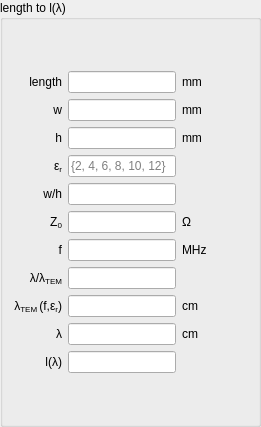
                     <widget class="QGroupBox" name="groupBox_5">
                      <property name="sizePolicy">
                       <sizepolicy hsizetype="Expanding" vsizetype="Preferred">
                        <horstretch>0</horstretch>
                        <verstretch>0</verstretch>
                       </sizepolicy>
                      </property>
                      <property name="title">
                       <string>length to l(λ)</string>
                      </property>
                      <layout class="QVBoxLayout" name="verticalLayout_13">
                       <item>
                        <layout class="QGridLayout" name="gridLayout_3">
                         <item row="10" column="0">
                          <widget class="QLabel" name="label_242">
                           <property name="text">
                            <string>&lt;html&gt;&lt;head/&gt;&lt;body&gt;&lt;p&gt;λ&lt;/p&gt;&lt;/body&gt;&lt;/html&gt;</string>
                           </property>
                           <property name="alignment">
                            <set>Qt::AlignRight|Qt::AlignTrailing|Qt::AlignVCenter</set>
                           </property>
                          </widget>
                         </item>
                         <item row="1" column="2">
                          <widget class="QLabel" name="label_225">
                           <property name="text">
                            <string>mm</string>
                           </property>
                          </widget>
                         </item>
                         <item row="3" column="1">
                          <widget class="QLineEdit" name="h_box_2">
                           <property name="placeholderText">
                            <string/>
                           </property>
                          </widget>
                         </item>
                         <item row="7" column="1">
                          <widget class="QLineEdit" name="f_box_4">
                           <property name="placeholderText">
                            <string/>
                           </property>
                          </widget>
                         </item>
                         <item row="9" column="1">
                          <widget class="QLineEdit" name="lambda_tem_box_2">
                           <property name="enabled">
                            <bool>true</bool>
                           </property>
                           <property name="readOnly">
                            <bool>true</bool>
                           </property>
                           <property name="placeholderText">
                            <string/>
                           </property>
                          </widget>
                         </item>
                         <item row="2" column="2">
                          <widget class="QLabel" name="label_240">
                           <property name="text">
                            <string>mm</string>
                           </property>
                          </widget>
                         </item>
                         <item row="1" column="0">
                          <widget class="QLabel" name="label_237">
                           <property name="text">
                            <string>&lt;html&gt;&lt;head/&gt;&lt;body&gt;&lt;p&gt;length&lt;/p&gt;&lt;/body&gt;&lt;/html&gt;</string>
                           </property>
                           <property name="alignment">
                            <set>Qt::AlignRight|Qt::AlignTrailing|Qt::AlignVCenter</set>
                           </property>
                          </widget>
                         </item>
                         <item row="4" column="0">
                          <widget class="QLabel" name="label_235">
                           <property name="text">
                            <string>&lt;html&gt;&lt;head/&gt;&lt;body&gt;&lt;p&gt;ε&lt;span style=&quot; vertical-align:sub;&quot;&gt;r&lt;/span&gt;&lt;/p&gt;&lt;/body&gt;&lt;/html&gt;</string>
                           </property>
                           <property name="alignment">
                            <set>Qt::AlignRight|Qt::AlignTrailing|Qt::AlignVCenter</set>
                           </property>
                          </widget>
                         </item>
                         <item row="11" column="0">
                          <widget class="QLabel" name="label_227">
                           <property name="text">
                            <string>&lt;html&gt;&lt;head/&gt;&lt;body&gt;&lt;p&gt;l(λ)&lt;/p&gt;&lt;/body&gt;&lt;/html&gt;</string>
                           </property>
                           <property name="alignment">
                            <set>Qt::AlignRight|Qt::AlignTrailing|Qt::AlignVCenter</set>
                           </property>
                          </widget>
                         </item>
                         <item row="11" column="1">
                          <widget class="QLineEdit" name="l_lambda_box_2">
                           <property name="readOnly">
                            <bool>true</bool>
                           </property>
                           <property name="placeholderText">
                            <string/>
                           </property>
                          </widget>
                         </item>
                         <item row="7" column="0">
                          <widget class="QLabel" name="label_234">
                           <property name="text">
                            <string>&lt;html&gt;&lt;head/&gt;&lt;body&gt;&lt;p&gt;f&lt;/p&gt;&lt;/body&gt;&lt;/html&gt;</string>
                           </property>
                           <property name="alignment">
                            <set>Qt::AlignRight|Qt::AlignTrailing|Qt::AlignVCenter</set>
                           </property>
                          </widget>
                         </item>
                         <item row="8" column="0">
                          <widget class="QLabel" name="label_230">
                           <property name="text">
                            <string>&lt;html&gt;&lt;head/&gt;&lt;body&gt;&lt;p&gt;λ/λ&lt;span style=&quot; vertical-align:sub;&quot;&gt;TEM&lt;/span&gt;&lt;/p&gt;&lt;/body&gt;&lt;/html&gt;</string>
                           </property>
                           <property name="alignment">
                            <set>Qt::AlignRight|Qt::AlignTrailing|Qt::AlignVCenter</set>
                           </property>
                          </widget>
                         </item>
                         <item row="6" column="0">
                          <widget class="QLabel" name="label_228">
                           <property name="text">
                            <string>&lt;html&gt;&lt;head/&gt;&lt;body&gt;&lt;p&gt;Z&lt;span style=&quot; vertical-align:sub;&quot;&gt;0&lt;/span&gt;&lt;/p&gt;&lt;/body&gt;&lt;/html&gt;</string>
                           </property>
                           <property name="alignment">
                            <set>Qt::AlignRight|Qt::AlignTrailing|Qt::AlignVCenter</set>
                           </property>
                          </widget>
                         </item>
                         <item row="2" column="1">
                          <widget class="QLineEdit" name="w_box_2">
                           <property name="enabled">
                            <bool>true</bool>
                           </property>
                           <property name="readOnly">
                            <bool>false</bool>
                           </property>
                           <property name="placeholderText">
                            <string/>
                           </property>
                          </widget>
                         </item>
                         <item row="2" column="0">
                          <widget class="QLabel" name="label_231">
                           <property name="text">
                            <string>&lt;html&gt;&lt;head/&gt;&lt;body&gt;&lt;p&gt;w&lt;/p&gt;&lt;/body&gt;&lt;/html&gt;</string>
                           </property>
                           <property name="alignment">
                            <set>Qt::AlignRight|Qt::AlignTrailing|Qt::AlignVCenter</set>
                           </property>
                          </widget>
                         </item>
                         <item row="9" column="2">
                          <widget class="QLabel" name="label_238">
                           <property name="text">
                            <string>cm</string>
                           </property>
                          </widget>
                         </item>
                         <item row="5" column="0">
                          <widget class="QLabel" name="label_239">
                           <property name="text">
                            <string>&lt;html&gt;&lt;head/&gt;&lt;body&gt;&lt;p&gt;w/h&lt;/p&gt;&lt;/body&gt;&lt;/html&gt;</string>
                           </property>
                           <property name="alignment">
                            <set>Qt::AlignRight|Qt::AlignTrailing|Qt::AlignVCenter</set>
                           </property>
                          </widget>
                         </item>
                         <item row="5" column="1">
                          <widget class="QLineEdit" name="w_over_h_box_2">
                           <property name="enabled">
                            <bool>true</bool>
                           </property>
                           <property name="autoFillBackground">
                            <bool>false</bool>
                           </property>
                           <property name="readOnly">
                            <bool>false</bool>
                           </property>
                           <property name="placeholderText">
                            <string/>
                           </property>
                          </widget>
                         </item>
                         <item row="8" column="1">
                          <widget class="QLineEdit" name="lambda_over_lambda_tem_box_2">
                           <property name="enabled">
                            <bool>true</bool>
                           </property>
                           <property name="readOnly">
                            <bool>true</bool>
                           </property>
                           <property name="placeholderText">
                            <string/>
                           </property>
                          </widget>
                         </item>
                         <item row="8" column="3">
                          <spacer name="horizontalSpacer_12">
                           <property name="orientation">
                            <enum>Qt::Horizontal</enum>
                           </property>
                           <property name="sizeType">
                            <enum>QSizePolicy::Fixed</enum>
                           </property>
                           <property name="sizeHint" stdset="0">
                            <size>
                             <width>40</width>
                             <height>20</height>
                            </size>
                           </property>
                          </spacer>
                         </item>
                         <item row="1" column="1">
                          <widget class="QLineEdit" name="length_box_2">
                           <property name="enabled">
                            <bool>true</bool>
                           </property>
                           <property name="readOnly">
                            <bool>false</bool>
                           </property>
                           <property name="placeholderText">
                            <string/>
                           </property>
                          </widget>
                         </item>
                         <item row="0" column="1">
                          <spacer name="verticalSpacer_14">
                           <property name="orientation">
                            <enum>Qt::Vertical</enum>
                           </property>
                           <property name="sizeHint" stdset="0">
                            <size>
                             <width>20</width>
                             <height>40</height>
                            </size>
                           </property>
                          </spacer>
                         </item>
                         <item row="12" column="1">
                          <spacer name="verticalSpacer_13">
                           <property name="orientation">
                            <enum>Qt::Vertical</enum>
                           </property>
                           <property name="sizeHint" stdset="0">
                            <size>
                             <width>20</width>
                             <height>40</height>
                            </size>
                           </property>
                          </spacer>
                         </item>
                         <item row="9" column="0">
                          <widget class="QLabel" name="label_236">
                           <property name="text">
                            <string>&lt;html&gt;&lt;head/&gt;&lt;body&gt;&lt;p&gt;λ&lt;span style=&quot; vertical-align:sub;&quot;&gt;TEM &lt;/span&gt;(f,ε&lt;span style=&quot; vertical-align:sub;&quot;&gt;r&lt;/span&gt;)&lt;/p&gt;&lt;/body&gt;&lt;/html&gt;</string>
                           </property>
                           <property name="alignment">
                            <set>Qt::AlignRight|Qt::AlignTrailing|Qt::AlignVCenter</set>
                           </property>
                          </widget>
                         </item>
                         <item row="6" column="2">
                          <widget class="QLabel" name="label_233">
                           <property name="text">
                            <string>Ω</string>
                           </property>
                          </widget>
                         </item>
                         <item row="6" column="1">
                          <widget class="QLineEdit" name="z0box_2">
                           <property name="enabled">
                            <bool>true</bool>
                           </property>
                           <property name="readOnly">
                            <bool>true</bool>
                           </property>
                           <property name="placeholderText">
                            <string/>
                           </property>
                          </widget>
                         </item>
                         <item row="4" column="1">
                          <widget class="QLineEdit" name="epsilon_r_box_2">
                           <property name="enabled">
                            <bool>true</bool>
                           </property>
                           <property name="placeholderText">
                            <string>{2, 4, 6, 8, 10, 12}</string>
                           </property>
                          </widget>
                         </item>
                         <item row="10" column="2">
                          <widget class="QLabel" name="label_229">
                           <property name="text">
                            <string>cm</string>
                           </property>
                          </widget>
                         </item>
                         <item row="10" column="1">
                          <widget class="QLineEdit" name="lambda_box_2">
                           <property name="enabled">
                            <bool>true</bool>
                           </property>
                           <property name="readOnly">
                            <bool>true</bool>
                           </property>
                           <property name="placeholderText">
                            <string/>
                           </property>
                          </widget>
                         </item>
                         <item row="7" column="2">
                          <widget class="QLabel" name="label_226">
                           <property name="text">
                            <string>MHz</string>
                           </property>
                          </widget>
                         </item>
                         <item row="3" column="2">
                          <widget class="QLabel" name="label_232">
                           <property name="text">
                            <string>mm</string>
                           </property>
                          </widget>
                         </item>
                         <item row="3" column="0">
                          <widget class="QLabel" name="label_241">
                           <property name="text">
                            <string>&lt;html&gt;&lt;head/&gt;&lt;body&gt;&lt;p&gt;h&lt;/p&gt;&lt;/body&gt;&lt;/html&gt;</string>
                           </property>
                           <property name="alignment">
                            <set>Qt::AlignRight|Qt::AlignTrailing|Qt::AlignVCenter</set>
                           </property>
                          </widget>
                         </item>
                        </layout>
                       </item>
                      </layout>
                     </widget>
